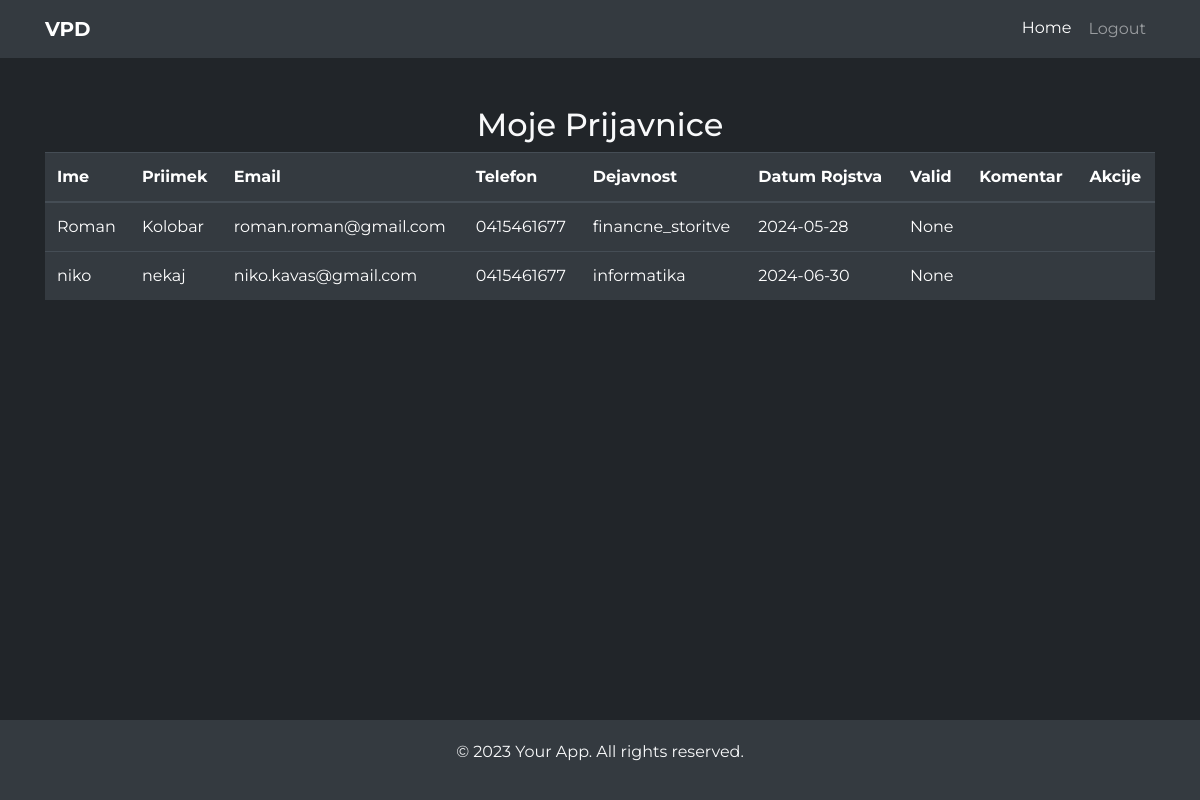
/user_prijavnice/ (signed in), run on an earlier commit of the app's database.
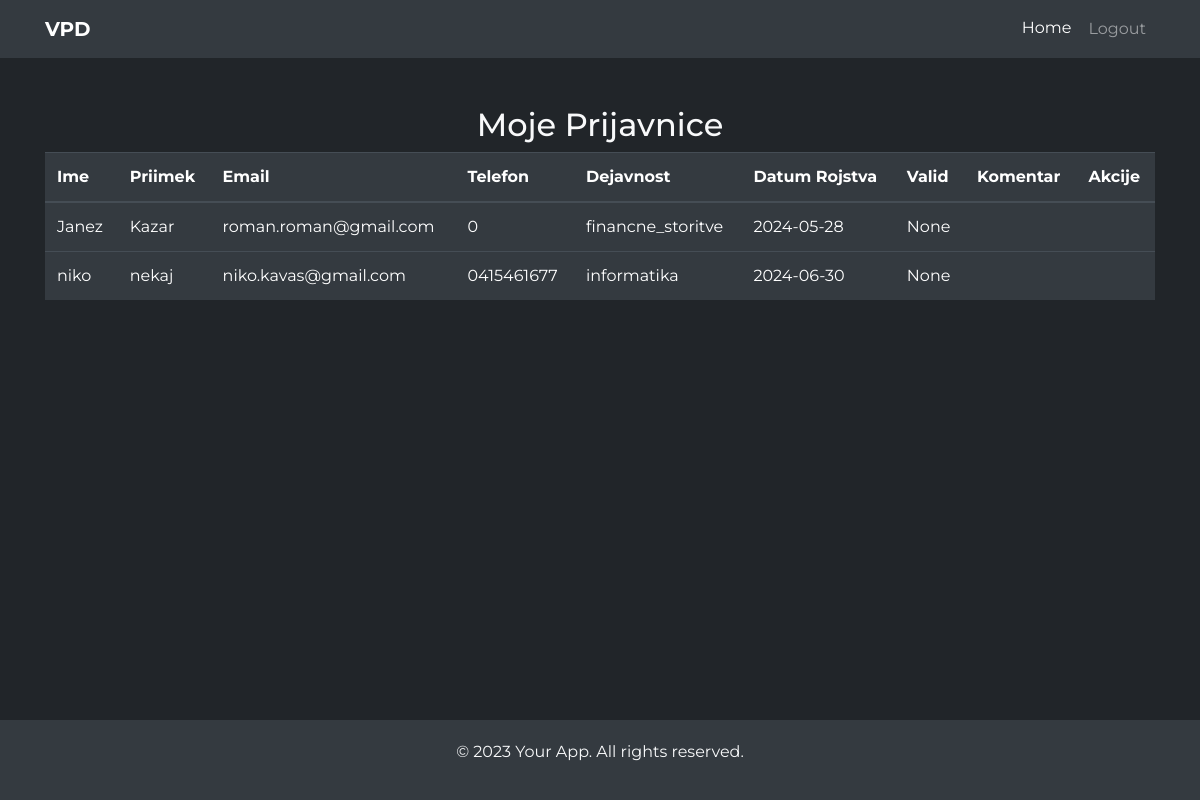
And on a later commit of the database.
### webapp/models.py (models this page shows, shortened)
class Prijavnica(models.Model):
    ime = models.CharField(max_length=100, null=True)
    priimek = models.CharField(max_length=100, null=True)
    email = models.CharField(max_length=100, null=True)
    phone = models.CharField(max_length=15, null=True)
    dejavnost = models.CharField(max_length=100, default=None, null=True)
    datumrojstva = models.CharField(max_length=100, default=None, null=True)
    valid = models.BooleanField(null=True, default=None)
    komentar = models.CharField(max_length=255, null=True, default=None)
    user = models.ForeignKey(User, on_delete=models.CASCADE, null=True, blank=True)

### webapp/views.py (the view)
# urls.py: path("user_prijavnice/", views.user_prijavnice, name="user_prijavnice"),
@login_required
def user_prijavnice(request):
    user_prijavnice_list = Prijavnica.objects.filter(user=request.user)
    return render(request, 'user_prijavnice.html', {'prijavnice_list': user_prijavnice_list})

### webapp/templates/user_prijavnice.html (shortened to what this page needs)
{% extends 'base.html' %}
{% block content %}
<h2 class="text-center">Moje Prijavnice</h2>
<table class="table table-dark">
    <thead>
        <tr>
            <th>Ime</th>
            <th>Priimek</th>
            <th>Email</th>
            <th>Telefon</th>
            <th>Dejavnost</th>
            <th>Datum Rojstva</th>
            <th>Valid</th>
            <th>Komentar</th>
            <th>Akcije</th>
        </tr>
    </thead>
    <tbody>
        {% for prijavnica in prijavnice_list %}
        <tr>
            <td>{{ prijavnica.ime }}</td>
            <td>{{ prijavnica.priimek }}</td>
            <td>{{ prijavnica.email }}</td>
            <td>{{ prijavnica.phone }}</td>
            <td>{{ prijavnica.dejavnost }}</td>
            <td>{{ prijavnica.datumrojstva }}</td>
            <td>{{ prijavnica.valid }}</td>
            <td>
            </td>
            <td>
            </td>
        </tr>
        {% empty %}
        <tr>
            <td colspan="9" class="text-center">Ni prijavnic za prikaz</td>
        </tr>
        {% endfor %}
    </tbody>
</table>
{% endblock %}

What changed in the data, as far as the page shows it:
changed Prijavnica "roman.roman@gmail.com": ime "Roman" → "Janez"; priimek "Kolobar" → "Kazar"; phone "0415461677" → "0"
